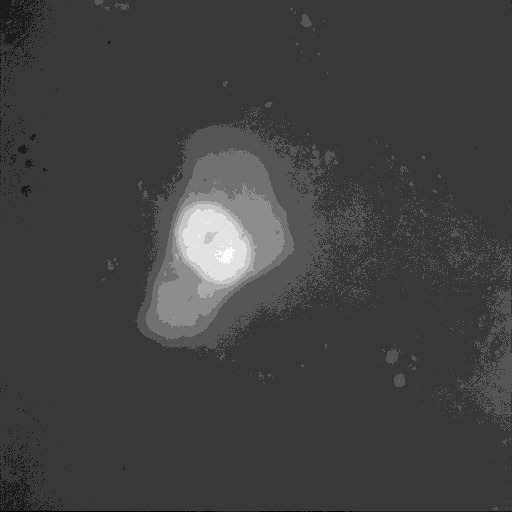
#> input picture Bio_Image_Analysis/U2OS_53KO_5979GFP_FOV3/09_06_22_14h06m_31s_ms640__U2OS_53KO_5979GFP.tif, 512 x 512 px; its folder holds only this picture in this run
$ python -i tools.py   (imports and definitions only)
#> lines starting #> are read from the running program, lines starting #| are printed output that depends on the picture; after the words box and inside, x2 and y2 are one past the last pixel; in counts of white or black regions, pixels touching at a corner belong together
#> further down, picture is the input picture: shape (512, 512); min 7, max 16, mean 9.29
import os
import numpy as np
from absl import logging
import cv2


# [55 lines left out: functions makeFolder, fileLists, rescale_image, centroid, not called in this run]


def cell_detection(img: np.ndarray, gaussianKernal: tuple = (3, 3), imgMin: int = 0, imgMax: int = 255, boxX=30,
                   boxY=30):
    """

    :param img:
    :param gaussianKernal:
    :param imgMin:
    :param imgMax:
    :param boxX:
    :param boxY:
    :return:
    """
#> called with gaussianKernal = (3, 3), imgMin = 0, imgMax = 255, boxX = 30, boxY = 30

    # Gaussian blur to remove the hot/dark pixel
    blur = cv2.GaussianBlur(img, gaussianKernal, 0)
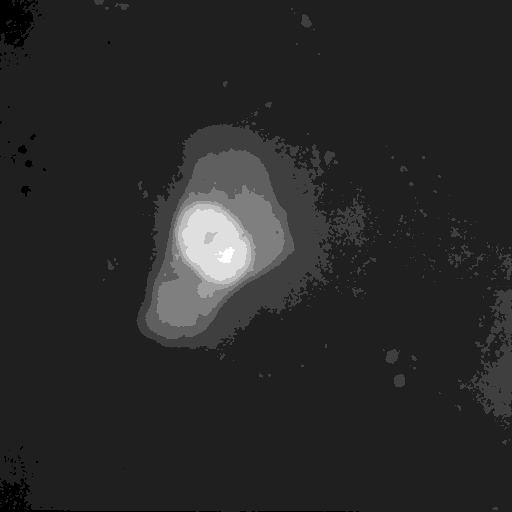
#> blur: shape (512, 512); min 8, max 16, mean 9.29; drawn with min black and max white

    # threshold
    _, threshold = cv2.threshold(blur, 0, 255, cv2.THRESH_BINARY + cv2.THRESH_OTSU)
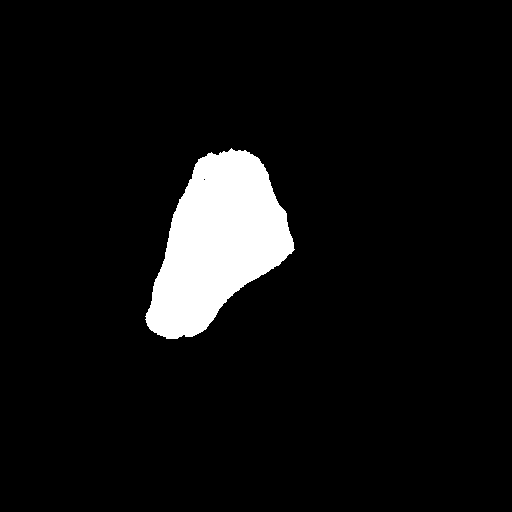
#> threshold: shape (512, 512); 6.5% white; 1 white region

    # Find contours
    contours, _ = cv2.findContours(threshold, cv2.RETR_TREE, cv2.CHAIN_APPROX_SIMPLE)
#> contours = 2 contours, 1 with area under 20; largest, box (x1, y1, x2, y2) and area: (145, 148, 295, 339) 16730

    count = 0
    result = np.zeros((100, 4))
    for contour in contours:
        # Obtain the bounding rectangle of the contour
        x, y, w, h = cv2.boundingRect(contour)
        # if w > boxX or h > boxY:
        if w > boxX and h > boxY:
            result[count, 0:6] = np.array([x, y, w, h])
            count += 1
#> this loop made 2 passes
#> (x, y, w, h, count) on pass 1: (145, 148, 150, 191, 1)
#> (contour, x, y, w, h) on pass 2: ([[203, 179], [204, 178], [205, 179], [204, 180]], 203, 178, 3, 3)
#> after the loop, count = 1; result = 100 rows, first 6: [145, 148, 150, 191], [0, 0, 0, 0], [0, 0, 0, 0], [0, 0, 0, 0], [0, 0, 0, 0], [0, 0, 0, 0]
    return np.uint16(result[:count - 1, :])

>>> import cv2
>>> picture = cv2.imread('../Bio_Image_Analysis/U2OS_53KO_5979GFP_FOV3/09_06_22_14h06m_31s_ms640__U2OS_53KO_5979GFP.tif', cv2.IMREAD_GRAYSCALE)
>>> result = cell_detection(picture)
#> result = empty array

$ run again, on Bio_Image_Analysis/U2OS_53KO_5979GFP_FOV3/09_06_22_14h08m_08s_ms024__E02U2OS_53KO_5979GFP.tif
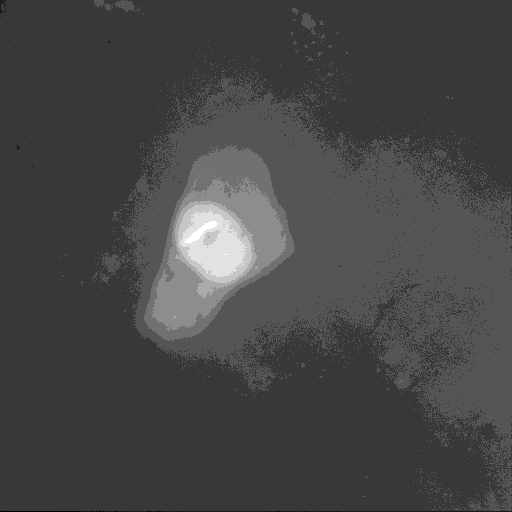
#> input picture Bio_Image_Analysis/U2OS_53KO_5979GFP_FOV3/09_06_22_14h08m_08s_ms024__E02U2OS_53KO_5979GFP.tif, 512 x 512 px
#> picture is the input picture: shape (512, 512); min 7, max 16, mean 9.49
#> in cell_detection, `blur = cv2.GaussianBlur(img, gaussianKernal, 0)`:
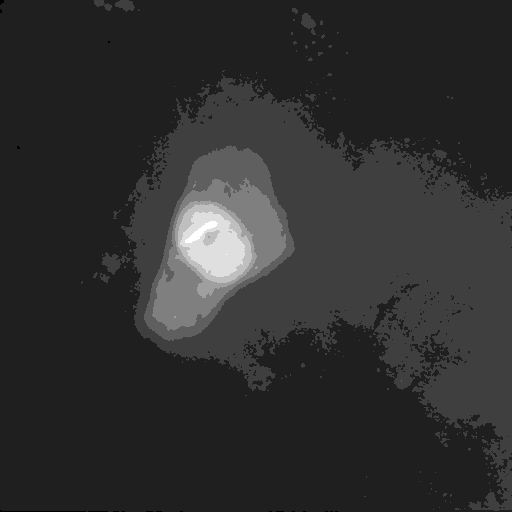
#> blur: shape (512, 512); min 8, max 16, mean 9.49; drawn with min black and max white
#> in cell_detection, `_, threshold = cv2.threshold(blur, 0, 255, cv2.THRESH_BINARY + cv2.THR..`:
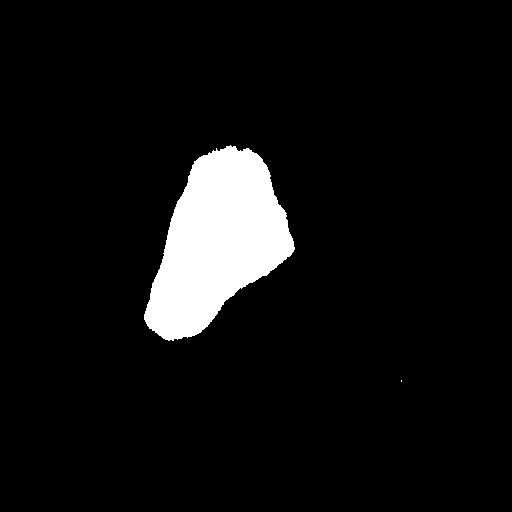
#> threshold: shape (512, 512); 6.7% white; 2 white regions (1 under 20 px)
#> contours = 2 contours, 1 with area under 20; largest, box (x1, y1, x2, y2) and area: (144, 145, 295, 341) 17302
#> the loop in cell_detection, `for contour in contours:` made 2 passes
#> (x, y, w, h, count) on pass 2: (144, 145, 151, 196, 1)
#> after the loop in cell_detection, `for contour in contours:`: count = 1; result = 100 rows, first 6: [144, 145, 151, 196], [0, 0, 0, 0], [0, 0, 0, 0], [0, 0, 0, 0], [0, 0, 0, 0], [0, 0, 0, 0]
#> `result = cell_detection(picture)`: result = empty array

$ run again, on Bio_Image_Analysis/U2OS_53KO_5979GFP_FOV3/09_06_22_14h09m_10s_ms024__E03U2OS_53KO_5979GFP.tif
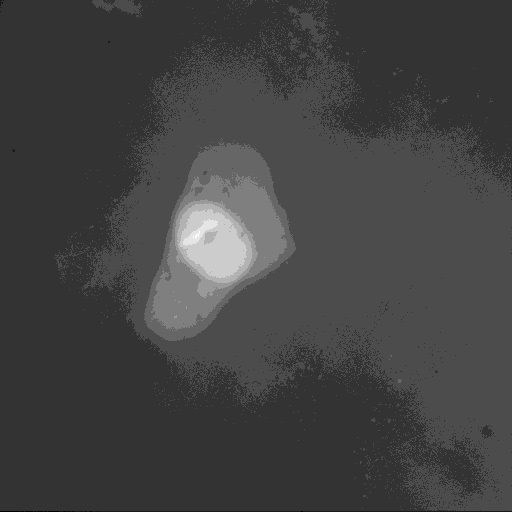
#> input picture Bio_Image_Analysis/U2OS_53KO_5979GFP_FOV3/09_06_22_14h09m_10s_ms024__E03U2OS_53KO_5979GFP.tif, 512 x 512 px
#> picture is the input picture: shape (512, 512); min 7, max 17, mean 9.61
#> in cell_detection, `blur = cv2.GaussianBlur(img, gaussianKernal, 0)`:
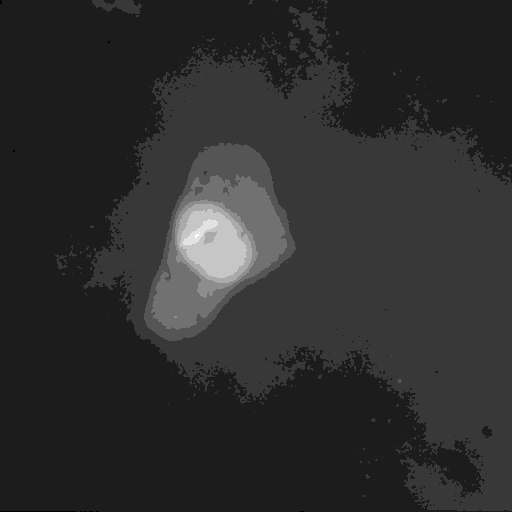
#> blur: shape (512, 512); min 8, max 17, mean 9.61; drawn with min black and max white
#> in cell_detection, `_, threshold = cv2.threshold(blur, 0, 255, cv2.THRESH_BINARY + cv2.THR..`:
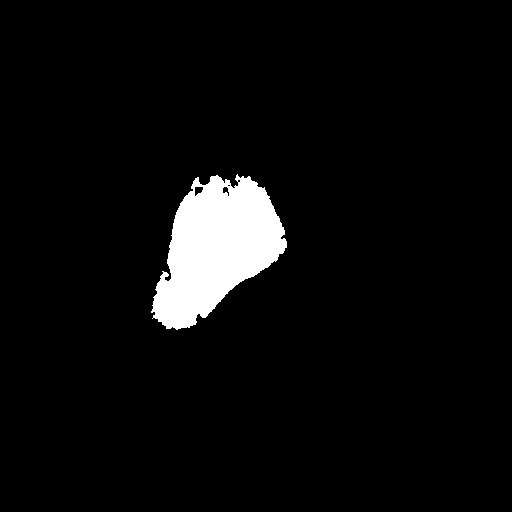
#> threshold: shape (512, 512); 4.8% white; 1 white region
#> contours = 5 contours, 2 with area under 20; largest, box (x1, y1, x2, y2) and area: (151, 174, 287, 330) 12523, (194, 186, 204, 197) 64, (222, 186, 230, 197) 42
#> the loop in cell_detection, `for contour in contours:` made 5 passes
#> (x, y, w, h, count) on pass 1: (151, 174, 136, 156, 1)
#> after the loop in cell_detection, `for contour in contours:`: count = 1; result = 100 rows, first 6: [151, 174, 136, 156], [0, 0, 0, 0], [0, 0, 0, 0], [0, 0, 0, 0], [0, 0, 0, 0], [0, 0, 0, 0]
#> `result = cell_detection(picture)`: result = empty array
